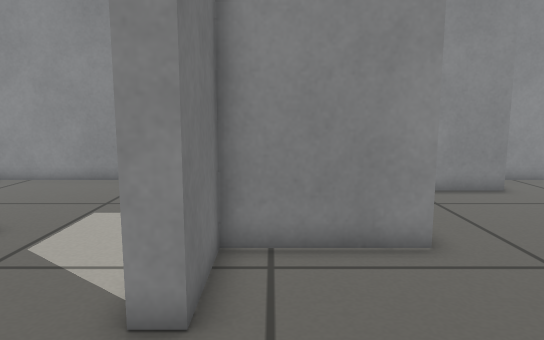
View 1 (above)

23 first-person views from a walk through a Gazebo world. The camera is 0.53 m above the floor, tilts 8° down and sees 70° across. The floor is counted in squares, 0.2 m on a side. Each view is taken from the middle of a square. On the plan, view 1 faces up. The plan holds only what a view shows up to about 20 squares ahead; the rest is blank.

View 2
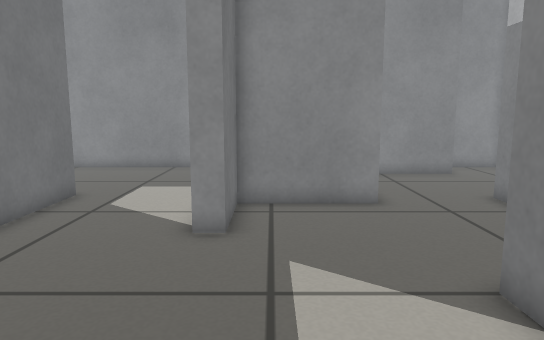

View 3
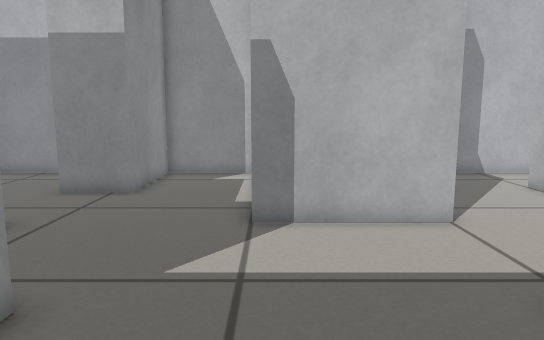

View 4
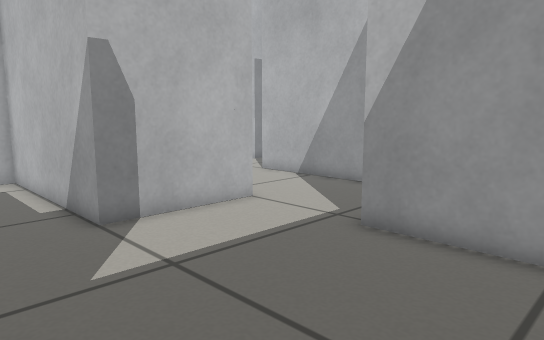

View 5
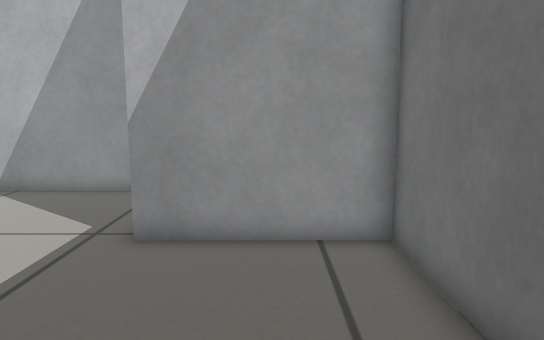

View 6
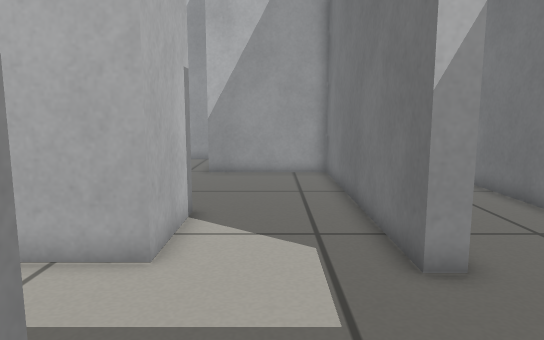

View 7
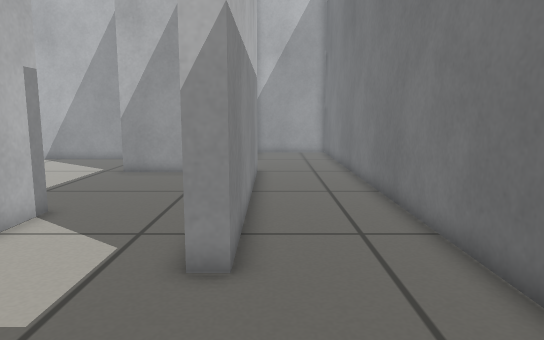

View 8
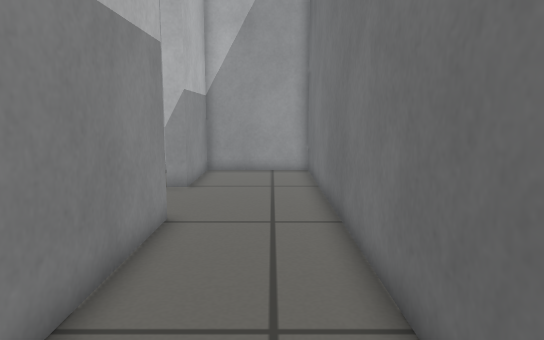

View 9
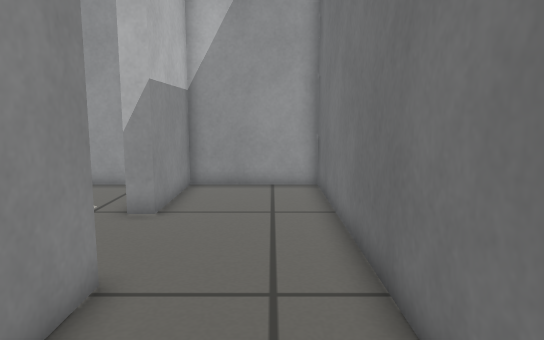

View 10
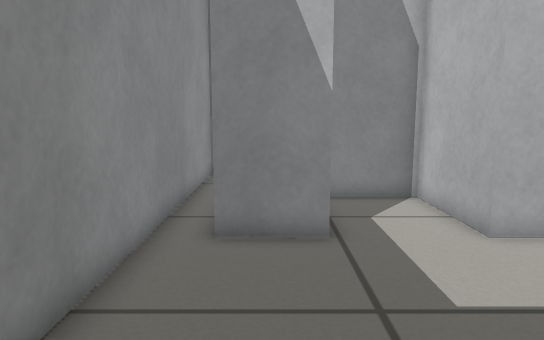

View 11
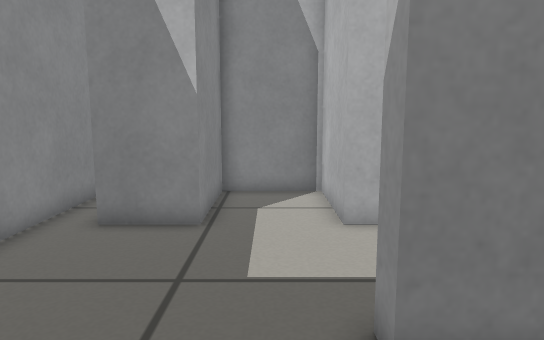

View 12
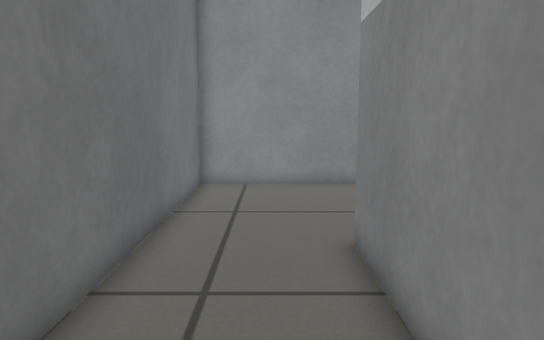

View 13
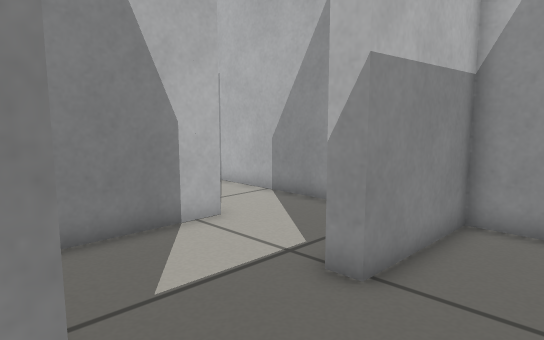

View 14
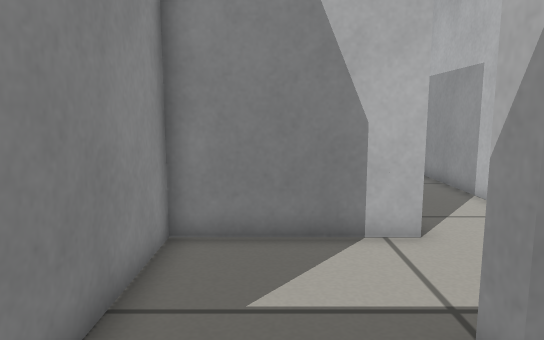

View 15
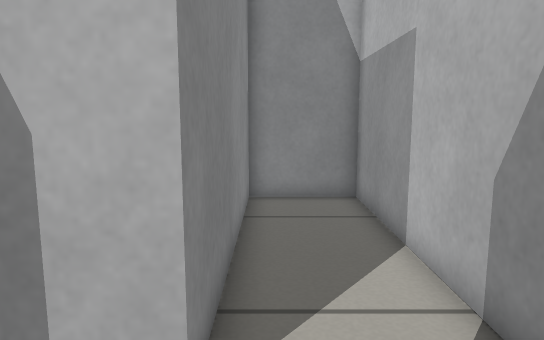

View 16
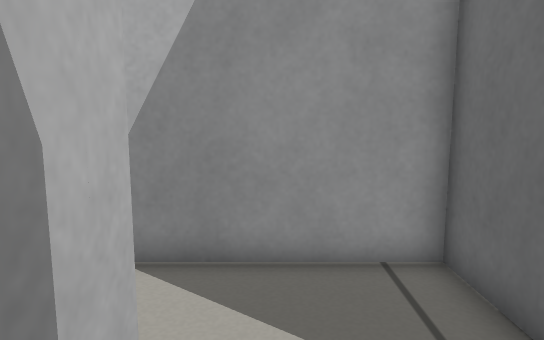

View 17
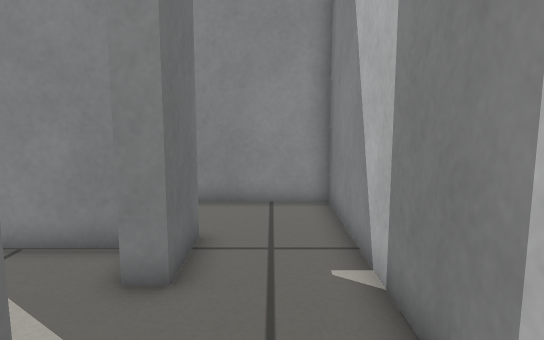

View 18
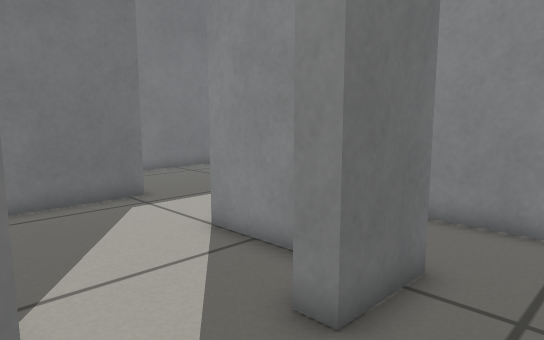

View 19
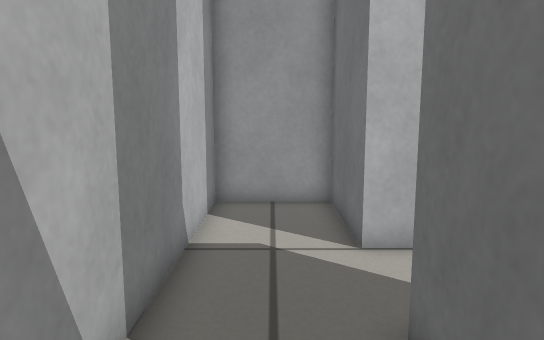

View 20
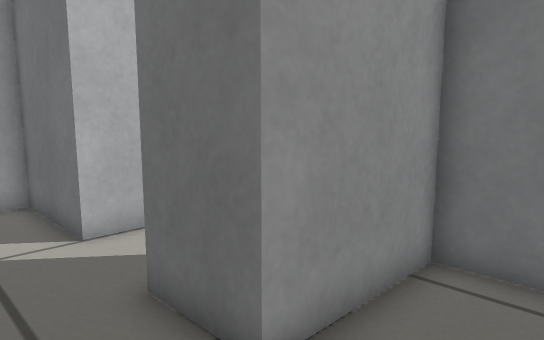

View 21
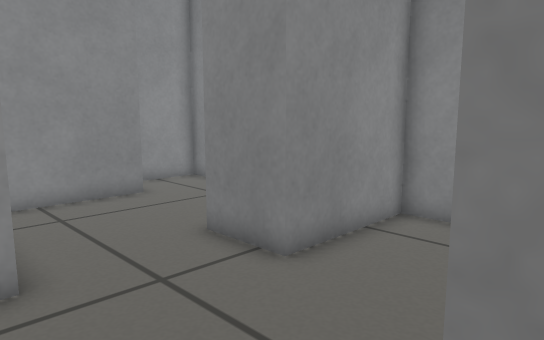

View 22
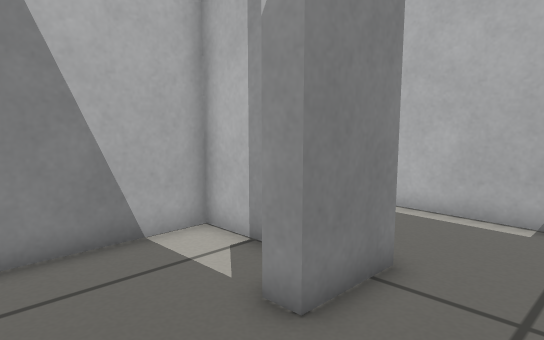

View 23
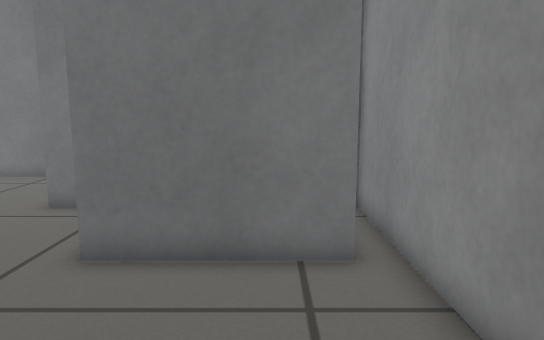

### Floor plan
Points are (right, up) in squares from view 1. A wall is a line through its corners. A room is listed if a view was taken in it or the views show most of it. See-through windows are left out.
Room 1 (views 1, 3, 4, 5, 21)
walls: (3.2, 8.5) (3.2, 7.5) (-1, 7.5) (-1, 4.5) (-1.8, 4.5) (-1.8, 8.3) (2.4, 8.3) (2.4, 11.7) (-1.8, 11.7); (3.4, -2.5) (3.4, 1.5) (11.7, 1.5) (11.7, 5.8) (7.1, 5.8) (7.1, 8.3); (-6.6, 8.7) (-6.6, -3) (-1, -3)
ways out: opening at (1.5, -3) to room 2; opening at (-4, 9.8) to room 3; opening at (5, 8) to room 7
Room 2 (view 2)
walls: (7, -3.5) (3.4, -3.5) (3.4, -2.5); (0.9, -8.5) (8.2, -8.5); (8.4, -5.2) (7.6, -5.2); (-1, -3) (-1, -6.9)
ways out: opening at (1.5, -3) to room 1; opening at (8, -7) to room 6
Room 3 (views 6, 7, 8, 9, 10, 11, 12, 13, 14)
walls: (-7.3, -3.8) (-7.3, 8.7) (-6.6, 8.7); (-1.8, 11.7) (-1.8, 14.3); (7.5, 15.7) (-11.8, 15.7) (-11.8, -12.8) (-6.9, -12.8) (-6.9, -8.2)
ways out: opening at (-4, 9.8) to room 1; opening at (-6.5, -6.5) to room 5
Room 4 (view 15)
walls: (-6.1, -10.1) (-6.1, -12.8) (7.4, -12.8) (7.4, -9.3) (-1.8, -9.3)
ways out: opening at (-4, -9) to room 5
Room 5 (view 16)
walls: (-6.9, -8.2) (-6, -8.2); (-1.8, -9.3) (-1.8, -3.8) (-7.3, -3.8)
ways out: opening at (-6.5, -6.5) to room 3; opening at (-4, -9) to room 4
Room 6 (views 17, 18, 19, 20)
walls: (8.2, -8.5) (8.2, -12.8) (11.7, -12.8) (11.7, 0.8) (6.9, 0.8); (4.1, -1) (4.1, -2.7) (8.4, -2.7) (8.4, -5.2)
ways out: opening at (8, -7) to room 2
Room 7 (view 22)
walls: (3.2, 12.6) (3.2, 8.5); (6.5, 13.5) (-1.1, 13.5)
ways out: opening at (5, 8) to room 1; opening at (7.5, 11) to room 8
Room 8 (view 23)
walls: (8.2, 13.5) (6.5, 13.5); (7.1, 8.3) (8, 8.3); (9.6, 6.5) (11.7, 6.5) (11.7, 15.7) (9.2, 15.7)
ways out: opening at (7.5, 11) to room 7

Positions as (right, up) in squares from view 1, and headings:
1: (0, 0), facing up
2: (0, -4), facing up
3: (-6, 1), facing right
4: (-6, 5), facing down-right
5: (-4, 5), facing down
6: (-4, 15), facing down
7: (-8, 15), facing down
8: (-10, 6), facing down
9: (-10, 2), facing down
10: (-10, 13), facing right
11: (-11, 10), facing right
12: (-9, 1), facing up
13: (-10, -3), facing down-right
14: (-10, -6), facing right
15: (-5, -10), facing right
16: (-3, -6), facing down
17: (10, -11), facing up
18: (11, -9), facing up-left
19: (10, -1), facing down
20: (11, 0), facing down-left
21: (2, 1), facing up-right
22: (4, 12), facing down-right
23: (10, 11), facing left
